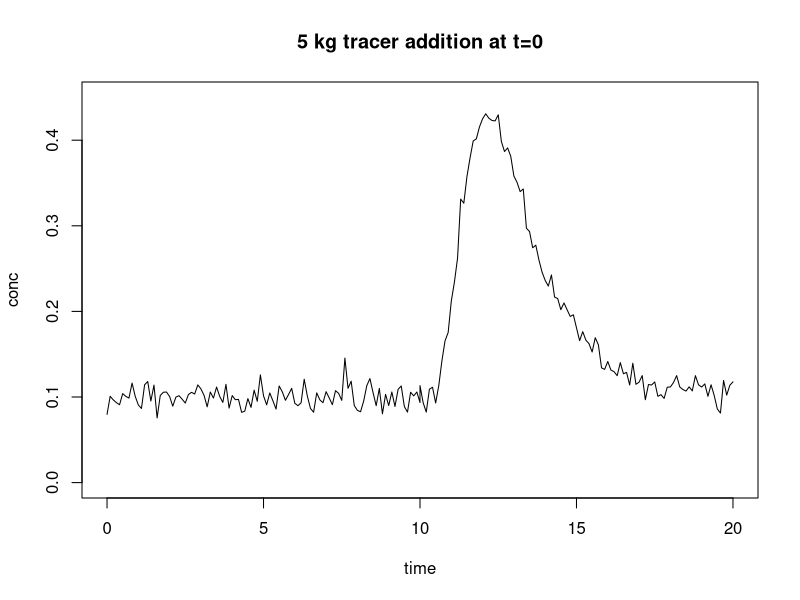
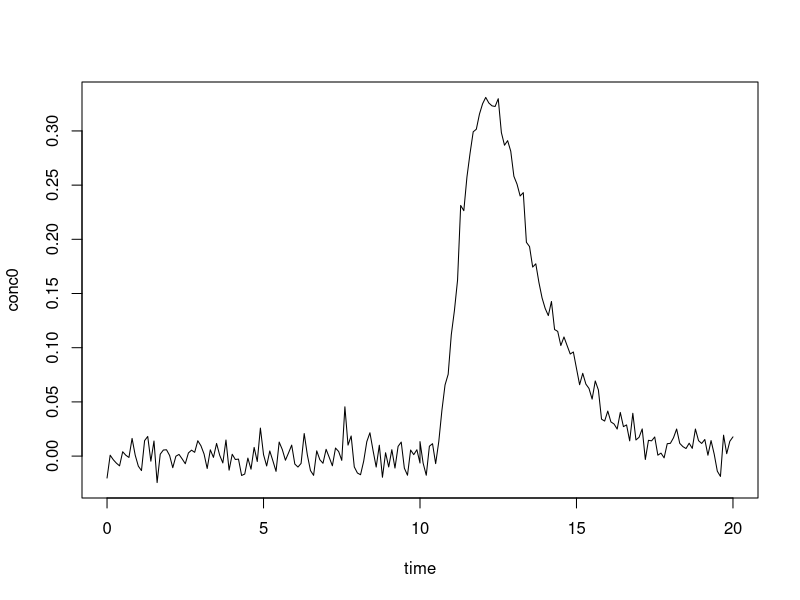

Generate these figures, in order, with R:
## ---- chunk 1
knitr::opts_chunk$set(echo = TRUE)
## ---- chunk 2
library(readr)     # modernized functions to read rectangular data like csv
library(dplyr)     # the most essential tidyverse packages
library(tidyr)     # contains for example pivot tables
library(lubridate) # a tidyverse package for dates
library(ggplot2)   # high level plotting with the grammar of graphics
## ---- chunk 3
tracer <- read.csv("../data/tracer.csv")
head(tracer, 4)
tail(tracer, 4)
plot(tracer, type="l", main="5 kg tracer addition at t=0",
     ylim=c(0,0.45))
## ---- chunk 4
C0 <- mean(tracer[tracer$time < 10, "conc"])
print("C0")
C0
## ---- chunk 5
tracer$conc0 <- tracer$conc - C0
plot(conc0~time, tracer, type="l")
## ---- chunk 6
dt <- tracer[2, "time"] - tracer[1, "time"]
dt
## ---- chunk 7
int <- sum(tracer$conc0 * dt)
int
## ---- chunk 8
Q <- 5 / sum(tracer$conc0 * dt)
Q
